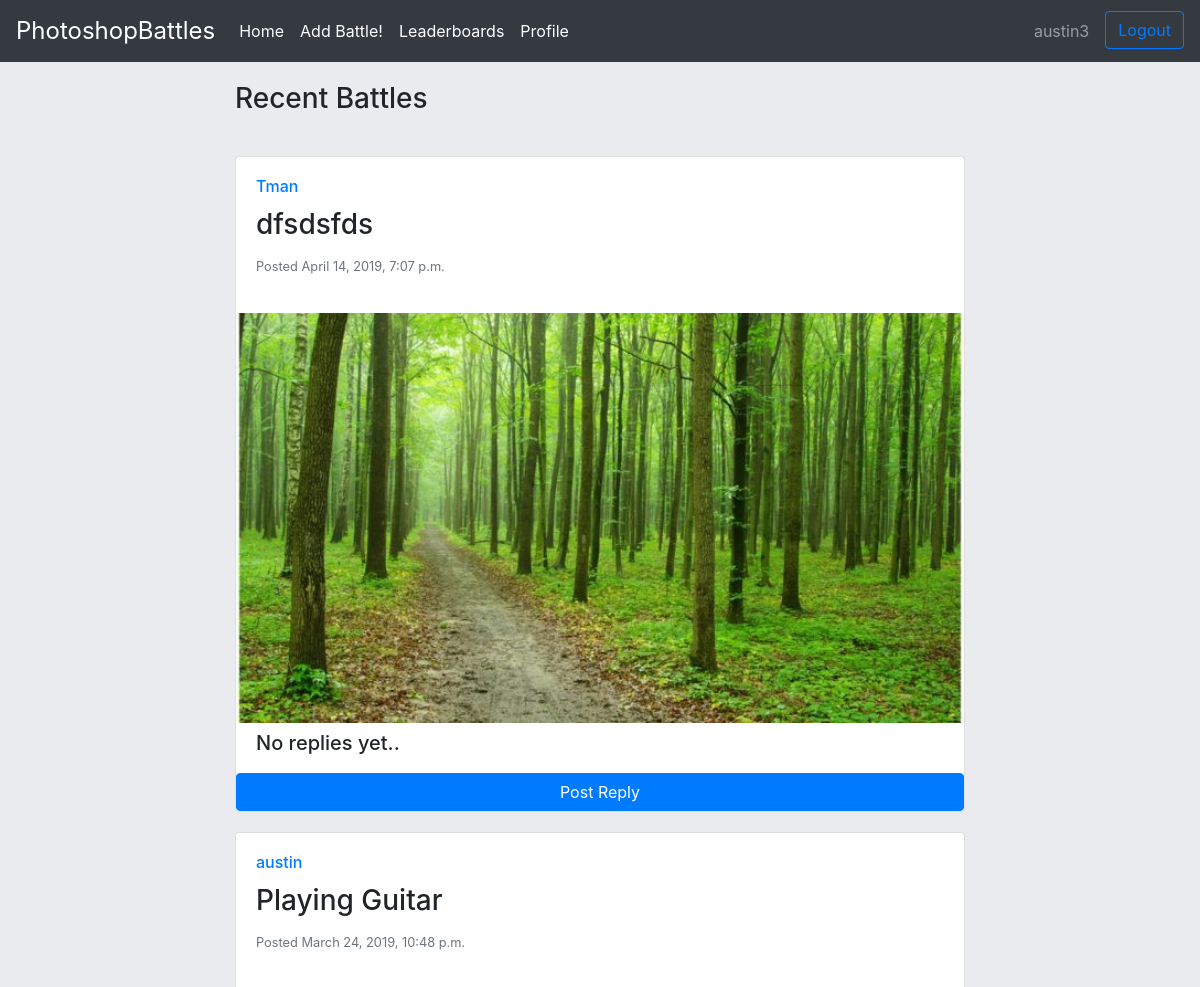
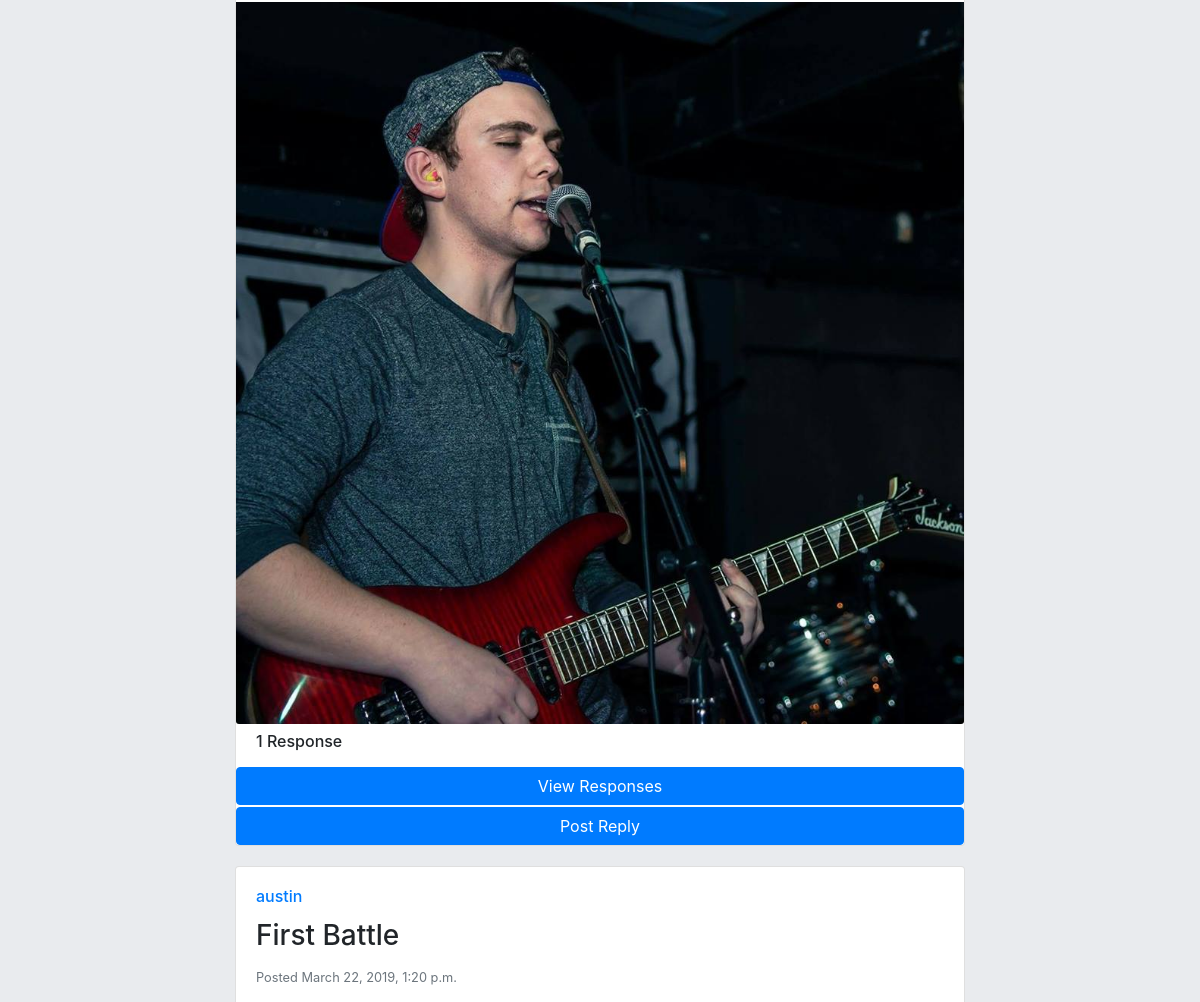
Before: / (signed in, upper part) with the older database file (2 pictures, top to bottom).
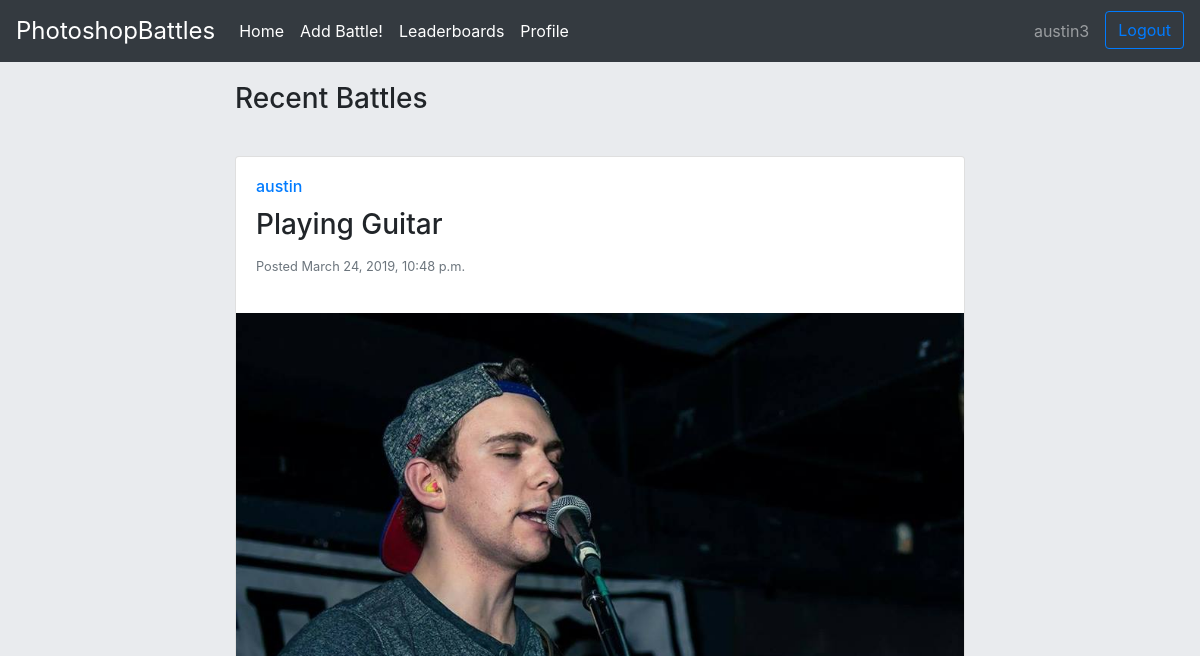
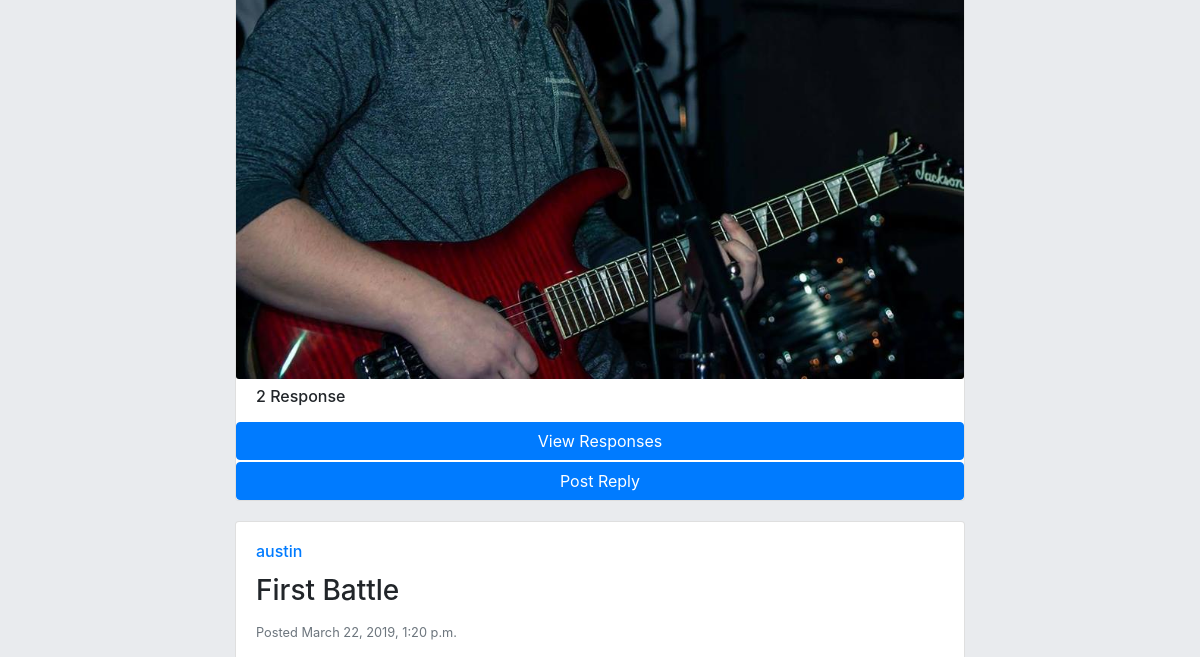
After: the same page with the newer database file (2 pictures, top to bottom).
### application/models.py (models this page shows, shortened)
class Post(models.Model):
    user = models.ForeignKey(User,on_delete=models.CASCADE)
    title = models.CharField(max_length=40)
    image = models.ImageField(upload_to='post_pictures')
    pub_date = models.DateTimeField('date published')

### application/views.py (the view)
# urls.py: path('', IndexView, name='index'),
def IndexView(request):
    if request.method =='POST':
        reply_form = NewReply(request.POST or None, request.FILES or None)
        user = request.user
        if reply_form.is_valid():
            title = reply_form.cleaned_data.get('title')
            image = reply_form.cleaned_data.get('image')
            postID = request.POST.get("postID")
            post=Post.objects.filter(id=postID)[0]
            Reply.objects.create(
                title=title,
                image=image,
                user=user,
                votes=0,
                post_replying_to=post,
                pub_date = timezone.now(),
            )
            return HttpResponseRedirect('/')
    else:
        context = {}
        context['reply_form'] = NewReply()
        latest_posts = Post.objects.all().order_by('-pub_date')
        paginator = Paginator(latest_posts, 10)
        page = request.GET.get('page')
        posts = paginator.get_page(page)
        context['posts'] = posts
        return render(request, 'application/home.html', context)

### application/models.py (called while the page is built)
    def like_list(self):
        liked_list = []
        for u in self.liked_set.all():
            liked_list.append(u.user.username)
        return liked_list

### application/templates/application/home.html (shortened to what this page needs)
{% extends 'application/base_layout.html' %}
{% block container %}
  <div class="row justify-content-sm-center">
    <div class="col-sm-8">
      {% if posts %}
      <h3 class="recent-battles-heading">Recent Battles</h3>
      {% for post in posts %}
        {% include 'application/post.html' %}
      {% endfor %}
      {% else  %}
        <h3>No Battles Found</h3>
      {% endif %}
    </div>
  </div>
{% endblock %}

### application/templates/application/post.html (shortened to what this page needs)
<div class="post">
  <div class="card">
    <div class="card-body">
      <h6 class="card-title username"><a href="/profile/{{post.user}}">{{post.user}}</a></h6>
      <h3 class="card-title post-title">{{post.title}}</h6>
      <p class="card-text date-posted post-date"><small class="text-muted">Posted {{post.pub_date}}</small></p>
    </div>
    <img class="card-img-bottom" src="/media/{{ post.image }}" alt="{{post.title}}" >
    {% if post.reply_set.all %}
    {% if post.reply_set.count >= 1 %}
    <h6 class="reply-heading">{{ post.reply_set.count }} Response</h6>
    <button type="button" class="btn btn-primary" data-toggle="modal" data-target=".bd-example-modal-md-{{post.id}}">View Responses</button>
    {% if user.is_authenticated %}
    <button type="button" class="btn btn-primary reply-button" data-toggle="modal" data-target=".bd-example-modal-md-{{post.id}}-reply">Post Reply</button>
    {%endif%}
    {% endif %}
    {% else %}
    <h5 class="reply-heading">No replies yet..</h5>
    {% if user.is_authenticated %}
    <button type="button" class="btn btn-primary reply-button" data-toggle="modal" data-target=".bd-example-modal-md-{{post.id}}-reply">Post Reply</button>
    {% endif %}
    {% endif %}
  </div>
</div>

Changed rows visible on the page:
removed Post: user "Tman", title "dfsdsfds", pub_date "April 14, 2019, 7:07 p.m.", image (picture)
computed for Post "Playing Guitar": reply_set.count "1" → "2"
